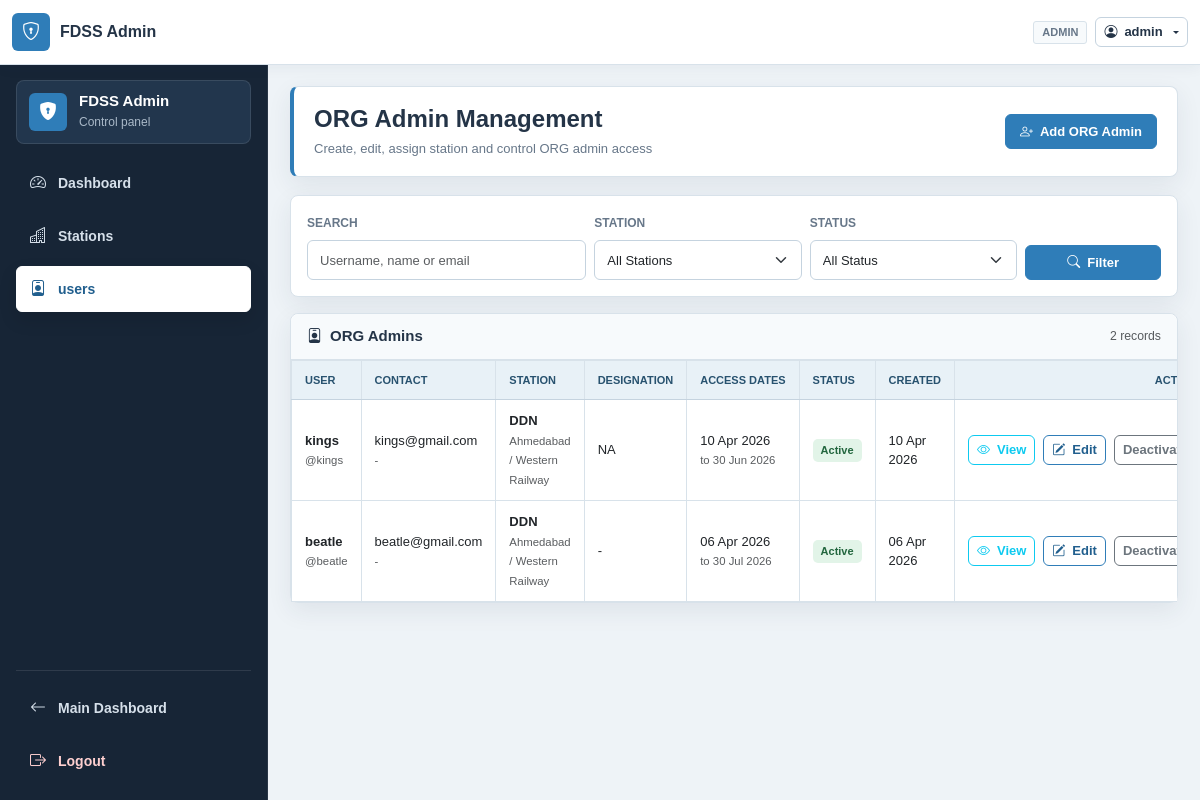
The page /admin/users.php (signed in) on the database its author committed.
### tables this page shows
CREATE TABLE `fdss_users` (
  `user_id` int(11) NOT NULL,
  `user_name` varchar(150) NOT NULL,
  `user_code` varchar(50) DEFAULT NULL,
  `username` varchar(100) NOT NULL,
  `email` varchar(150) NOT NULL,
  `password_hash` varchar(255) NOT NULL,
  `full_name` varchar(150) DEFAULT NULL,
  `phone` varchar(20) DEFAULT NULL,
  `designation` varchar(100) DEFAULT NULL,
  `address` text DEFAULT NULL,
  `role` enum('SUPER_ADMIN','ADMIN','ORG_ADMIN','ORG_USER','AUDITOR') NOT NULL DEFAULT 'ORG_ADMIN',
  `station_id` int(11) DEFAULT NULL,
  `start_date` date DEFAULT NULL,
  `end_date` date DEFAULT NULL,
  `profile` text DEFAULT NULL,
  `status` enum('Active','Inactive') DEFAULT 'Active',
  `created_by_user_id` int(11) DEFAULT NULL,
  `created_at` timestamp NULL DEFAULT current_timestamp(),
  `updated_at` timestamp NULL DEFAULT current_timestamp() ON UPDATE current_timestamp()
);

CREATE TABLE `fdss_stations` (
  `station_id` int(11) NOT NULL,
  `station_name` varchar(120) NOT NULL,
  `division_id` int(11) NOT NULL,
  `status` enum('Active','Inactive') DEFAULT 'Active',
  `created_at` timestamp NULL DEFAULT current_timestamp(),
  `updated_at` timestamp NULL DEFAULT current_timestamp() ON UPDATE current_timestamp()
);

CREATE TABLE `fdss_divisions` (
  `division_id` int(11) NOT NULL,
  `division_name` varchar(120) NOT NULL,
  `zone_id` int(11) NOT NULL,
  `status` varchar(255) DEFAULT NULL,
  `created_at` timestamp NULL DEFAULT current_timestamp(),
  `updated_at` timestamp NULL DEFAULT current_timestamp() ON UPDATE current_timestamp()
);

CREATE TABLE `fdss_zones` (
  `zone_id` int(11) NOT NULL,
  `zone_name` varchar(100) NOT NULL,
  `status` varchar(255) DEFAULT NULL,
  `created_at` timestamp NULL DEFAULT current_timestamp(),
  `updated_at` timestamp NULL DEFAULT current_timestamp() ON UPDATE current_timestamp()
);

### admin/_auth.php (called while the page is built, shortened)
<?php
function e($value)
{
    return htmlspecialchars((string) $value, ENT_QUOTES, 'UTF-8');
}

### admin/users.php (the view, shortened to what this page needs)
<?php
require_once __DIR__ . '/_auth.php';
$search = trim($_GET['search'] ?? '');
$where = "WHERE u.role = 'ORG_ADMIN'";
$users = [];
$query = "SELECT
            u.user_id,
            u.user_name,
            u.username,
            u.email,
            u.phone,
            u.designation,
            u.station_id,
            u.start_date,
            u.end_date,
            u.role,
            u.status,
            u.created_at,
            st.station_name,
            d.division_name,
            z.zone_name
        FROM fdss_users u
        LEFT JOIN fdss_stations st ON st.station_id = u.station_id
        LEFT JOIN fdss_divisions d ON d.division_id = st.division_id
        LEFT JOIN fdss_zones z ON z.zone_id = d.zone_id
        $where
        ORDER BY u.created_at DESC";
$stmt = $conn->prepare($query);
if ($stmt) {
    $stmt->execute();
    $result = $stmt->get_result();
    while ($row = $result->fetch_assoc()) {
        $users[] = $row;
    }
}
?>
<!DOCTYPE html>
<html lang="en">
<head>
    <link href="https://cdnjs.cloudflare.com/ajax/libs/bootstrap/5.3.0/css/bootstrap.min.css" rel="stylesheet">
    <link href="https://cdnjs.cloudflare.com/ajax/libs/bootstrap-icons/1.11.0/font/bootstrap-icons.min.css" rel="stylesheet">
    <link href="../assets/css/styles.css" rel="stylesheet">
</head>
<body class="admin-page-body">
<?php include __DIR__ . '/navbar.php'; ?>
<div class="admin-shell">
    <?php include __DIR__ . '/_sidebar.php'; ?>
    <main class="admin-main">
        <div class="page-header">
            <div>
                <h1>ORG Admin Management</h1>
                <p class="page-header-subtitle">Create, edit, assign station and control ORG admin access</p>
            </div>
            <div class="page-header-actions">
                <button class="btn btn-primary" data-bs-toggle="modal" data-bs-target="#addUserModal">
                    <i class="bi bi-person-plus"></i> Add ORG Admin
                </button>
            </div>
        </div>
        <div class="content-card">
            <div class="card-body">
                <form method="GET" class="row g-2 align-items-end">
                    <div class="col-lg-4">
                        <label class="form-label">Search</label>
                        <input type="text" class="form-control" name="search" value="<?php echo e($search); ?>" placeholder="Username, name or email">
                    </div>
                    <div class="col-lg-3">
                        <label class="form-label">Station</label>
                        <select class="form-select" name="station_id">
                            <option value="all">All Stations</option>
                        </select>
                    </div>
                    <div class="col-lg-3">
                        <label class="form-label">Status</label>
                        <select class="form-select" name="status">
                            <option value="all">All Status</option>
                        </select>
                    </div>
                    <div class="col-lg-2">
                        <button class="btn btn-primary w-100" type="submit"><i class="bi bi-search"></i> Filter</button>
                    </div>
                </form>
            </div>
        </div>
        <div class="content-card">
            <div class="card-header d-flex justify-content-between align-items-center">
                <h5><i class="bi bi-person-badge"></i> ORG Admins</h5>
                <span class="text-muted small"><?php echo count($users); ?> records</span>
            </div>
            <div class="card-body p-0">
                <div class="table-responsive">
                    <table class="table table-hover mb-0">
                        <thead class="table-light">
                        <tr>
                            <th>User</th>
                            <th>Contact</th>
                            <th>Station</th>
                            <th>Designation</th>
                            <th>Access Dates</th>
                            <th>Status</th>
                            <th>Created</th>
                            <th class="text-end">Action</th>
                        </tr>
                        </thead>
                        <tbody>
                        <?php if (empty($users)): ?>
                            <tr><td colspan="8" class="text-center text-muted py-4">No ORG admins found.</td></tr>
                        <?php else: ?>
                            <?php foreach ($users as $user): ?>
                                <?php $next_status = $user['status'] === 'Active' ? 'Inactive' : 'Active'; ?>
                                <tr>
                                    <td>
                                        <strong><?php echo e($user['user_name']); ?></strong><br>
                                        <span class="text-muted small">@<?php echo e($user['username']); ?></span>
                                    </td>
                                    <td>
                                        <?php echo e($user['email']); ?><br>
                                        <span class="text-muted small"><?php echo e($user['phone'] ?: '-'); ?></span>
                                    </td>
                                    <td>
                                        <strong><?php echo e($user['station_name'] ?: '-'); ?></strong><br>
                                        <span class="text-muted small">
                                            <?php echo e(trim(($user['division_name'] ?: '-') . ' / ' . ($user['zone_name'] ?: '-'))); ?>
                                        </span>
                                    </td>
                                    <td><?php echo e($user['designation'] ?: '-'); ?></td>
                                    <td>
                                        <?php echo e($user['start_date'] ? date('d M Y', strtotime($user['start_date'])) : '-'); ?><br>
                                        <span class="text-muted small">to <?php echo e($user['end_date'] ? date('d M Y', strtotime($user['end_date'])) : '-'); ?></span>
                                    </td>
                                    <td>
                                        <span class="badge <?php echo $user['status'] === 'Active' ? 'text-bg-success' : 'text-bg-secondary'; ?>">
                                            <?php echo e($user['status']); ?>
                                        </span>
                                    </td>
                                    <td><?php echo e(date('d M Y', strtotime($user['created_at']))); ?></td>
                                    <td class="text-end">
                                        <div class="d-inline-flex gap-2">
                                            <a class="btn btn-sm btn-outline-info" href="user-view.php?user_id=<?php echo e($user['user_id']); ?>" target="_blank">
                                                <i class="bi bi-eye"></i> View
                                            </a>
                                            <button class="btn btn-sm btn-outline-primary" type="button" data-bs-toggle="modal" data-bs-target="#editUserModal<?php echo e($user['user_id']); ?>">
                                                <i class="bi bi-pencil-square"></i> Edit
                                            </button>
                                            <form method="POST" class="d-inline">
                                                <button class="btn btn-sm btn-outline-secondary" type="submit">
                                                    <?php echo $next_status === 'Active' ? 'Activate' : 'Deactivate'; ?>
                                                </button>
                                            </form>
                                        </div>
                                    </td>
                                </tr>
                            <?php endforeach; ?>
                        <?php endif; ?>
                        </tbody>
                    </table>
                </div>
            </div>
        </div>
    </main>
</div>
</body>
</html>

### assets/css/styles.css (style rules this page uses)
body { margin:0; padding:0; overflow-x:hidden; background:#f5f7fa; font-family:Arial,sans-serif; font-size:14px; color:#2c3e50; }
body { padding-top:56px; }
.page-header { background:#fff; border:1px solid #d9e1e8; border-left:4px solid #6faed6; padding:14px 16px; margin-bottom:16px; display:flex; justify-content:space-between; align-items:center; }
.page-header h1 { margin:0; font-size:22px; font-weight:700; color:#2c3e50; }
.page-header-subtitle { margin-top:4px; font-size:13px; color:#6c7a86; }
.btn-primary { background:#6faed6; border:1px solid #5b9ac2; color:#fff; border-radius:3px; padding:7px 14px; font-size:13px; }
.content-card { background:#fff; border:1px solid #dbe4eb; margin-bottom:16px; }
.card-header { background:#f7f9fb; border-bottom:1px solid #dbe4eb; padding:10px 14px; }
.card-header h5 { margin:0; font-size:14px; font-weight:700; color:#2c3e50; }
.card-body { padding:14px; }
.table { width:100%; border-collapse:collapse; font-size:12px; }
.table thead th { background:#d9ebf7; color:#1f4e6b; border:1px solid #c9ddea; font-weight:700; }
.table td, .table th { padding:8px 10px; border:1px solid #dde5ec; }
.badge { padding:5px 8px; border-radius:3px; font-size:11px; }

### admin/_styles.php (style rules this page uses)
:root { --admin-bg:#eef3f7; --admin-panel:#ffffff; --admin-panel-soft:#f7fafc; --admin-ink:#243447; --admin-muted:#677789; --admin-line:#d8e2ea; --admin-line-strong:#c5d3df; --admin-primary:#2f7db8; --admin-primary-dark:#215f8e; --admin-teal:#188b86; --admin-amber:#b77616; --admin-red:#bb4a4a; --admin-sidebar:#172536; --admin-sidebar-soft:#22364d; --admin-shadow:0 8px 24px rgba(33,54,75,.08); }
body.admin-page-body { background:var(--admin-bg); color:var(--admin-ink); font-family:Arial,sans-serif; padding-top:64px; }
.admin-shell { display:flex; min-height:calc(100vh - 64px); }
.admin-main { margin-left:268px; width:calc(100% - 268px); padding:22px; }
.admin-main .page-header { background:var(--admin-panel); border:1px solid var(--admin-line); border-left:4px solid var(--admin-primary); border-radius:8px; box-shadow:var(--admin-shadow); padding:18px 20px; margin-bottom:18px; display:flex; justify-content:space-between; align-items:center; gap:16px; }
.admin-main .page-header h1 { margin:0; color:var(--admin-ink); font-size:24px; font-weight:800; letter-spacing:0; }
.admin-main .page-header-subtitle { margin:5px 0 0; color:var(--admin-muted); font-size:13px; }
.admin-main .page-header-actions { display:flex; align-items:center; gap:10px; flex-wrap:wrap; }
.admin-main .content-card, .admin-action-card, .admin-stat { background:var(--admin-panel); border:1px solid var(--admin-line); border-radius:8px; box-shadow:var(--admin-shadow); margin-bottom:16px; }
.admin-main .content-card .card-header { background:var(--admin-panel-soft); border-bottom:1px solid var(--admin-line); border-radius:8px 8px 0 0; padding:13px 16px; }
.admin-main .content-card .card-header h5 { margin:0; color:var(--admin-ink); font-size:15px; font-weight:800; display:flex; align-items:center; gap:8px; }
.admin-main .content-card .card-body { padding:16px; }
.admin-main .form-label { color:var(--admin-muted); font-size:12px; font-weight:800; text-transform:uppercase; }
.admin-main .form-control, .admin-main .form-select { min-height:40px; border-color:var(--admin-line-strong); border-radius:6px; font-size:13px; }
.admin-main .btn, .admin-topbar .btn { border-radius:6px; font-size:13px; font-weight:700; display:inline-flex; align-items:center; justify-content:center; gap:7px; white-space:nowrap; }
.admin-main .btn-primary { background:var(--admin-primary); border-color:var(--admin-primary); }
.admin-main .btn-outline-primary { color:var(--admin-primary-dark); border-color:var(--admin-primary); }
.admin-main .table { margin:0; color:var(--admin-ink); font-size:13px; }
.admin-main .table thead th { background:#e8f1f7; color:#28526f; border-bottom:1px solid var(--admin-line-strong); font-size:11px; font-weight:800; text-transform:uppercase; white-space:nowrap; }
.admin-main .table td, .admin-main .table th { padding:11px 13px; vertical-align:middle; border-color:var(--admin-line); }
.admin-main .badge { border-radius:5px; padding:6px 8px; font-size:11px; font-weight:800; }
.admin-main .text-bg-success { background:#e2f4e8 !important; color:#22663e !important; }

### rows shown on the page
fdss_users: user_name "kings", username "kings", email "kings@gmail.com", phone "-", station.station_name "DDN", fdss_divisions.division_name "Ahmedabad / Western Railway", designation "NA", start_date "10 Apr 2026", end_date "30 Jun 2026", status "Active", created_at "10 Apr 2026", shows "Deactivate"
fdss_users: user_name "beatle", username "beatle", email "beatle@gmail.com", phone "-", station.station_name "DDN", fdss_divisions.division_name "Ahmedabad / Western Railway", designation "-", start_date "06 Apr 2026", end_date "30 Jul 2026", status "Active", created_at "06 Apr 2026", shows "Deactivate"

### other values the page prints
$_SESSION['role'] "ADMIN"
$_SESSION['username'] "admin"
count($users) "2"
